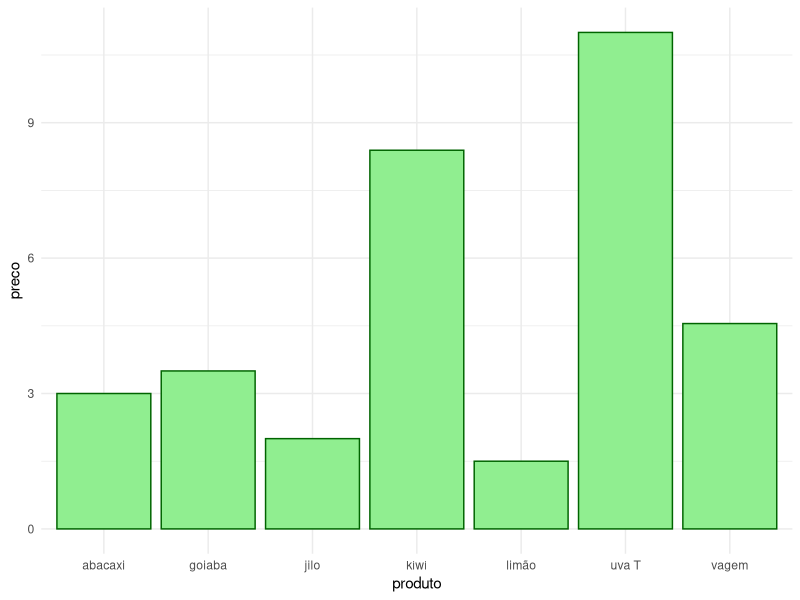
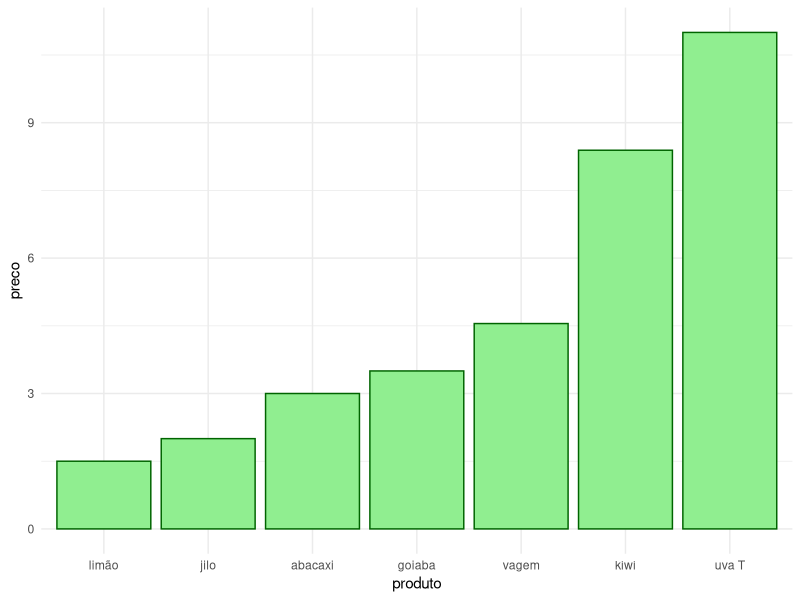
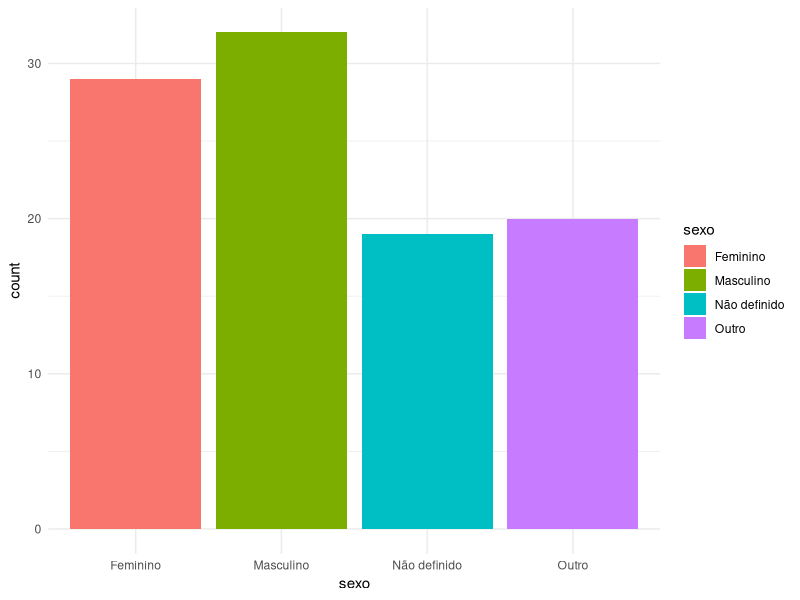
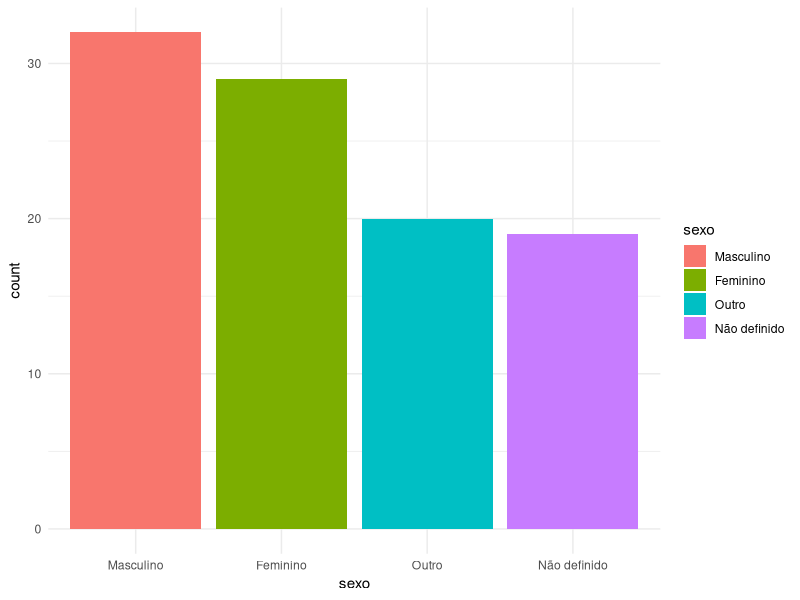
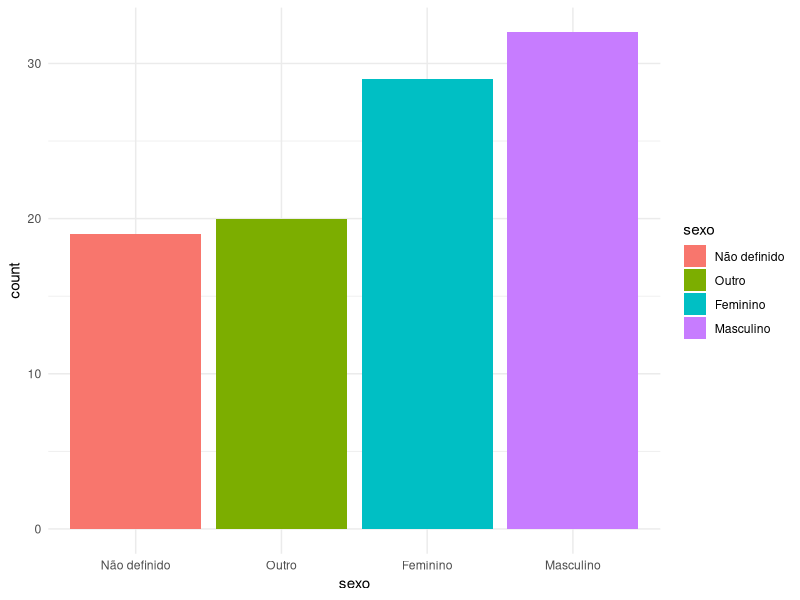

Source code (R) for these figures, in order:
## ---- chunk 1
library(forcats)
library(tibble)
library(dplyr)
library(ggplot2)
## ---- chunk 2
meses <- c("Janeiro", "Fevereiro", "Março",    "Abril", 
           "Maio",    "Junho",     "Julho",    "Agosto", 
           "Setembro", "Outubro",  "Novembro", "Dezembro")
## ---- chunk 3
sort(meses)
## ---- chunk 4
meses <-  c("Janeiro", "Fevereiro", "Março",    "Abril", 
            "Maio",    "Junho",     "Julho",    "Agosto", 
            "Setembro", "Outubro",  "Novembro", "Dezembro")
## ---- chunk 5
meses2 <- factor(meses, levels = meses)
sort(meses2)
## ---- chunk 6
meses3 <- factor(meses)
sort(meses3)
## ---- chunk 7
meses_erro <-   c("Janeiro", "Fevereirooo", "Março",    "Abril", 
                   "Maio",    "Junho",     "Julho",    "Agosto", 
                   "Setembro", "Outubro",  "Novembro", "Dezembro")

meses_erro <- factor(meses_erro, levels = meses)
sort(meses_erro)
## ---- chunk 8
# Criando uma tibble fictícia
data <- tibble(produto = factor(c("abacaxi", "goiaba", "limão", "uva T", "kiwi", "vagem", "jilo")),
               preco = c(3.0, 3.5, 1.5, 11.0, 8.39, 4.55, 2.0))

## ---- chunk 9
ggplot(data) +
  geom_col(aes(x=produto, y=preco), 
           fill="lightgreen", 
           col="darkgreen") +
  theme_minimal()
## ---- chunk 10
# Ordenar a variável produto de acordo com uma outra variável: preco
data <- data |>
  mutate(produto = fct_reorder(produto, preco))

# plotando novamente o gráfico
ggplot(data) +
  geom_col(aes(x=produto, y=preco), 
           fill="lightgreen", 
           col="darkgreen") +
  theme_minimal()
## ---- chunk 11
data <- data |>
  mutate(tipo = fct_collapse(produto,
                             "fruta" = c("abacaxi", "goiaba", "limão", "uva T", "kiwi"),
                             "legume" = c("vagem", "jilo")))

data
## ---- chunk 12
# Recode factor levels
data <- data |>
  mutate(produto = fct_recode(produto,
                            "Uva Thompson" = "uva T",
                            "Limão Thaiti" = "limão",
                            "Goiaba"       = "goiaba",
                            "Abacaxi"      = "abacaxi",
                            "Kiwi"         = "kiwi",
                            "Vagem"        = "vagem", 
                            "Jiló"         = "jilo"))

data
## ---- chunk 13
# criando um data frame com dados de idade e sexo
# Definir parâmetros da distribuição normal
media_idade   <- 40
desvio_padrao <- 10
n_pessoas     <- 100

# Definir sementes aleatórias para garantir a reprodutibilidade
set.seed(20)

# Criar uma tibble com o nome df_sexo
df_sexo <- tibble(id = 1:n_pessoas,
                  sexo = sample(c("Masculino", "Feminino", "Outro", "Não definido"), n_pessoas, replace = TRUE),
                  idade = round(rnorm(n_pessoas, mean = media_idade, sd = desvio_padrao), 0))

df_sexo
## ---- chunk 14
# plotando um gráfico de barras das frequências de cada sexo
ggplot(df_sexo) +
  geom_bar(aes(x=sexo, fill=sexo)) +
  theme_minimal()
## ---- chunk 15
# indicando que a variável sexo deverá ser ordenada de acordo com a frequência (decrescente)
df_sexo <- df_sexo |>
  mutate(sexo = fct_infreq(sexo))

# plotando um gráfico de barras das frequências de cada sexo
ggplot(df_sexo) +
  geom_bar(aes(x=sexo, fill=sexo)) +
  theme_minimal()
## ---- chunk 16
# indicando que a variável sexo deverá ser ordenada de acordo com a frequência, na ordem crescente
df_sexo <- df_sexo |>
  mutate(sexo = fct_rev(fct_infreq(sexo)))

# plotando um gráfico de barras das frequências de cada sexo
ggplot(df_sexo) +
  geom_bar(aes(x=sexo, fill=sexo)) +
  theme_minimal()
## ---- chunk 17
data(mpg)
mpg$cty_cat <- cut(mpg$cty,               
                   breaks=c(0, 15, 20, 35),                  
                   labels=c("Beberrão","Moderado", "Econômico"))
table(mpg$cty_cat)
## ---- chunk 18
class(mpg$cty_cat)
## ---- chunk 19
unique(mpg$cty_cat)
## ---- chunk 20
mpg$cty_cat <- cut(mpg$cty,
                   
                   breaks=c(0, 15, 20, 35),                               
                   labels=c("Beberrão","Moderado", "Econômico"),
                   ordered_result = TRUE)
## ---- chunk 21
class(mpg$cty_cat)
## ---- chunk 22
unique(mpg$cty_cat)
